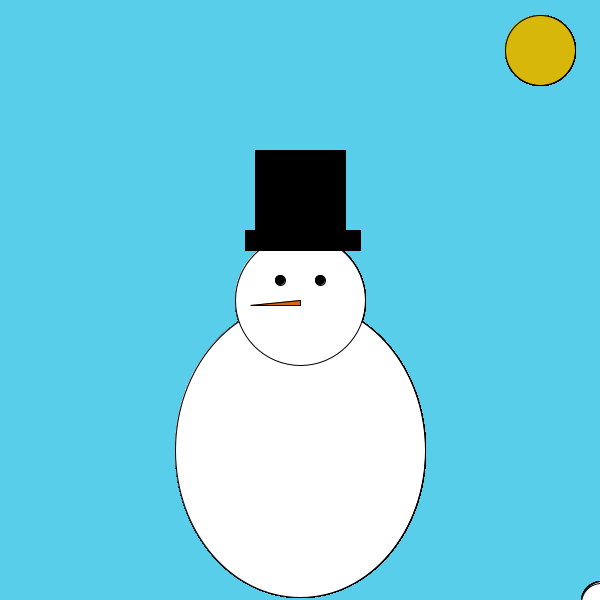
Frame 1 (no input)
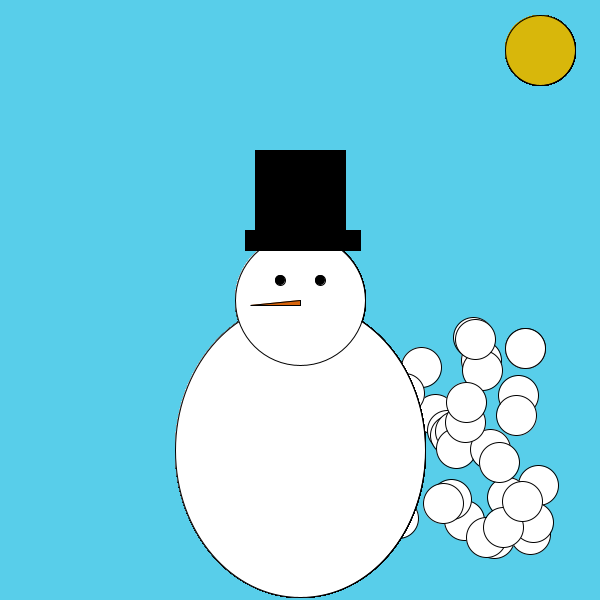
Frame 60 (the mouse pressed at the canvas centre just before this capture)
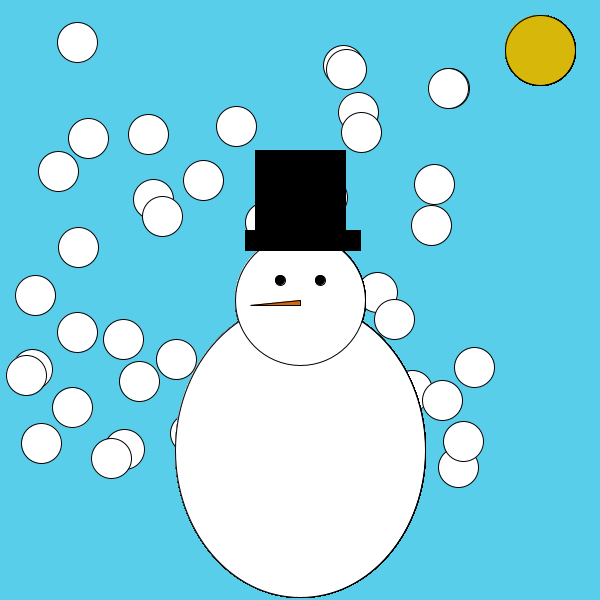
Frame 120 (the mouse held since frame 60 and released just before this capture)

The Processing sketch that drew these frames (run headless with seeded random() and noise(); from frame 60 on, the mouse is pressed at the canvas centre):

// Processing sketch: processing_97719
// ── processing_97719.pde

int size = 20;
int sz = 40;
int nboletes = 50;
float []posX = new float [nboletes];
float []posY = new float [nboletes];
float []velX = new float [nboletes];
float []velY = new float [nboletes];
void setup() {
size(600, 600);
for ( int i=0; i<nboletes; i++) {
posX [i] = width;
posY [i] = height;
velX[i] = random (1, 5);
velY[i] = random (1, 5);
}
}
void draw() {
background(88, 206, 234);
fill(240, 248, 250);
for (int i=0; i<nboletes; i++) {
posX[i] += velX[i];
posY[i] += velY[i];
if ((posX[i]<20)||(posX[i]>width)) {
velX[i]=-velX[i];
}
if ((posY[i]<20)||(posY[i]>height)) {
velY[i]=-velY[i];
}
strokeWeight(1);
fill(255);
ellipse(posX[i], posY[i], sz, sz);
ellipse(300, 450, 250, 295);
ellipse(300, 300, 130, 130);
fill(0);
ellipse(280, 280, 10, 10);
ellipse(320, 280, 10, 10);
rect(245, 230, 115, 20);
rect(255, 150, 90, 80);
fill(216, 100, 11);
triangle(300, 300, 250, 305, 300, 305);
fill(216, 183, 11);
ellipse(540, 50, 70, 70);
}
}
